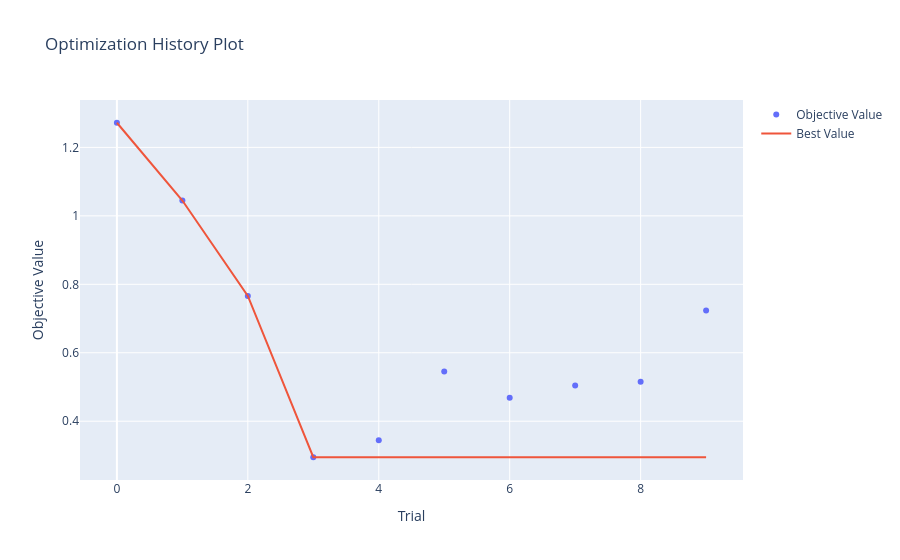

The code cell stored with this chart in its notebook:
### Code cell
optuna.visualization.plot_optimization_history(study)

### Figure 1 — Plotly figure (JSON) as saved in the notebook; plotly's stock layout.template omitted (floating-point values rounded to 4 significant figures)
{"data": [{"mode": "markers", "name": "Objective Value", "type": "scatter", "x": [0, 1, 2, 3, 4, 5, 6, 7, 8, 9], "y": [1.272, 1.045, 0.7661, 0.2947, 0.3445, 0.5452, 0.4682, 0.5046, 0.5153, 0.7237]}, {"mode": "lines", "name": "Best Value", "type": "scatter", "x": [0, 1, 2, 3, 4, 5, 6, 7, 8, 9], "y": [1.272, 1.045, 0.7661, 0.2947, 0.2947, 0.2947, 0.2947, 0.2947, 0.2947, 0.2947]}, {"marker": {"color": "#cccccc"}, "mode": "markers", "name": "Infeasible Trial", "showlegend": false, "type": "scatter", "x": [], "y": []}], "layout": {"title": {"text": "Optimization History Plot"}, "xaxis": {"title": {"text": "Trial"}}, "yaxis": {"title": {"text": "Objective Value"}}}}
